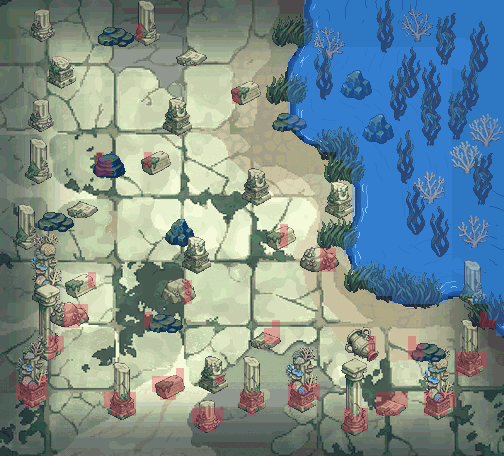

Rendered tile map (Tiled .tmx) drawn with the repository's tilesets; below, a short description and the full map source, tile grids included:
An orthogonal 63x57 tile map with 8x8 px tiles, 1 tile layer (collision_8px), 1 image layer.

<map version="1.10" tiledversion="1.10.2" orientation="orthogonal" renderorder="right-down" width="63" height="57" tilewidth="8" tileheight="8" infinite="0" nextlayerid="4" nextobjectid="1">
 <properties>
  <property name="moteur" value="RogueEssence / PMDO" />
  <property name="case_lecture_px" type="int" value="24" />
  <property name="viewport" value="320x240" />
 </properties>
 <tileset firstgid="1" source="brosse_collision.tsx" />
 <imagelayer id="1" name="fond">
  <image source="fond.png" width="504" height="456" />
 </imagelayer>
 <layer id="2" name="collision_8px" width="63" height="57" opacity="0.55">
  <data encoding="csv">
1,1,1,1,1,1,1,1,1,1,1,1,1,1,1,1,1,1,1,1,1,1,1,1,1,1,1,1,1,1,1,1,1,1,1,1,1,1,3,3,3,3,3,3,3,3,3,3,3,3,3,3,3,3,3,3,3,3,3,3,3,3,3,
1,1,1,1,1,1,1,1,1,1,1,1,1,1,1,1,1,1,1,1,1,1,1,1,1,1,1,1,1,1,1,1,1,1,1,1,1,1,3,3,3,3,3,3,3,3,3,3,3,3,3,3,3,3,3,3,3,3,3,3,3,3,3,
1,1,1,1,1,1,1,1,1,1,1,1,1,1,1,1,1,1,1,1,1,1,1,1,1,1,1,1,1,1,1,1,1,1,1,1,1,1,3,3,3,3,3,3,3,3,3,3,3,3,3,3,3,3,3,3,3,3,3,3,3,3,3,
1,1,1,1,1,1,1,1,1,1,1,1,1,1,1,1,1,2,1,1,1,1,1,1,1,1,1,1,1,1,1,1,1,1,1,1,1,1,3,3,3,3,3,3,3,3,3,3,3,3,3,3,3,3,3,3,3,3,3,3,3,3,3,
1,1,1,1,1,1,1,1,1,1,1,1,1,1,1,1,1,2,1,1,1,1,1,1,1,1,1,1,1,1,1,1,1,1,1,1,1,1,3,3,3,3,3,3,3,3,3,3,3,3,3,3,3,3,3,3,3,3,3,3,3,3,3,
1,1,1,1,1,1,1,1,1,1,1,1,1,1,1,1,1,1,1,1,1,1,1,1,1,1,1,1,1,1,1,1,1,1,1,1,1,1,3,3,3,3,3,3,3,3,3,3,3,3,3,3,3,3,3,3,3,3,3,3,3,3,3,
1,1,1,1,1,1,1,1,1,1,1,1,1,1,1,1,1,1,1,1,1,1,1,1,1,1,1,1,1,1,1,1,1,1,1,1,1,3,3,3,3,3,3,3,3,3,3,3,3,3,3,3,3,3,3,3,3,3,3,3,3,3,3,
1,1,1,1,1,1,1,1,1,1,1,1,1,1,1,1,1,1,1,1,1,1,1,1,1,1,1,1,1,1,1,1,1,1,1,1,3,3,3,3,3,3,3,3,3,3,3,3,3,3,3,3,3,3,3,3,3,3,3,3,3,3,3,
1,1,1,1,1,1,1,1,1,1,1,1,1,1,1,1,1,1,1,1,1,1,1,1,1,1,1,1,1,1,1,1,1,1,1,1,3,3,3,3,3,3,3,3,3,3,3,3,3,3,3,3,3,3,3,3,3,3,3,3,3,3,3,
1,1,1,1,1,1,1,1,1,1,1,1,1,1,1,1,1,1,1,1,1,1,1,1,1,1,1,1,1,1,1,1,1,1,1,1,3,3,3,3,3,3,3,3,3,3,3,3,3,3,3,3,3,3,3,3,3,3,3,3,3,3,3,
1,1,1,1,1,1,1,1,1,1,1,1,1,1,1,1,1,1,1,1,1,1,1,1,1,1,1,1,1,1,1,1,1,1,1,1,3,3,3,3,3,3,3,3,3,3,3,3,3,3,3,3,3,3,3,3,3,3,3,3,3,3,3,
1,1,1,1,1,1,1,1,1,1,1,1,1,1,1,1,1,1,1,1,1,1,1,1,1,1,1,1,1,2,1,1,1,1,1,1,3,3,3,3,3,3,3,3,3,3,3,3,3,3,3,3,3,3,3,3,3,3,3,3,3,3,3,
1,1,1,1,1,1,1,1,1,1,1,1,1,1,1,1,1,1,1,1,1,1,1,1,1,1,1,1,1,2,1,1,1,1,1,1,3,3,3,3,3,3,3,3,3,3,3,3,3,3,3,3,3,3,3,3,3,3,3,3,3,3,3,
1,1,1,1,1,1,1,1,1,1,1,1,1,1,1,1,1,1,1,1,1,1,1,1,1,1,1,1,1,1,1,1,1,1,1,1,3,3,3,3,3,3,3,3,3,3,3,3,3,3,3,3,3,3,3,3,3,3,3,3,3,3,3,
1,1,1,1,1,1,1,1,1,1,1,1,1,1,1,1,1,1,1,1,1,1,1,1,1,1,1,1,1,1,1,1,1,1,1,1,3,3,3,3,3,3,3,3,3,3,3,3,3,3,3,3,3,3,3,3,3,3,3,3,3,3,3,
1,1,1,1,1,1,1,1,1,1,1,1,1,1,1,1,1,1,1,1,1,1,1,1,1,1,1,1,1,1,1,1,1,1,1,1,3,3,3,3,3,3,3,3,3,3,3,3,3,3,3,3,3,3,3,3,3,3,3,3,3,3,3,
1,1,1,1,1,1,1,1,1,1,1,1,1,1,1,1,1,1,1,1,1,1,1,1,1,1,1,1,1,1,1,1,1,1,1,1,1,3,3,3,3,3,3,3,3,3,3,3,3,3,3,3,3,3,3,3,3,3,3,3,3,3,3,
1,1,1,1,1,1,1,1,1,1,1,1,1,1,1,1,1,1,1,1,1,1,1,1,1,1,1,1,1,1,1,1,1,1,1,1,1,1,3,3,3,3,3,3,3,3,3,3,3,3,3,3,3,3,3,3,3,3,3,3,3,3,3,
1,1,1,1,1,1,1,1,1,1,1,1,1,1,1,1,1,1,1,1,1,1,1,1,1,1,1,1,1,1,1,1,1,1,1,1,1,1,1,1,3,3,3,3,3,3,3,3,3,3,3,3,3,3,3,3,3,3,3,3,3,3,3,
1,1,1,1,1,1,1,1,1,1,1,1,2,1,1,1,1,1,2,1,1,1,1,1,1,1,1,1,1,1,1,1,1,1,1,1,1,1,1,1,1,1,3,3,3,3,3,3,3,3,3,3,3,3,3,3,3,3,3,3,3,3,3,
1,1,1,1,1,1,1,1,1,1,1,1,2,2,1,1,1,1,2,1,1,1,1,1,1,1,1,1,1,1,1,1,1,1,1,1,1,1,1,1,1,1,1,3,3,3,3,3,3,3,3,3,3,3,3,3,3,3,3,3,3,3,3,
1,1,1,1,1,1,1,1,1,1,1,1,2,2,1,1,1,1,1,1,1,1,1,1,1,1,1,1,1,1,1,1,1,1,1,1,1,1,1,1,1,1,1,1,3,3,3,3,3,3,3,3,3,3,3,3,3,3,3,3,3,3,3,
1,1,1,1,1,1,1,1,1,1,1,1,1,1,1,1,1,1,1,1,1,1,1,1,1,1,1,1,1,1,1,1,1,1,1,1,1,1,1,1,1,1,1,1,3,3,3,3,3,3,3,3,3,3,3,3,3,3,3,3,3,3,3,
1,1,1,1,1,1,1,1,1,1,1,1,1,1,1,1,1,1,1,1,1,1,1,1,1,1,1,1,1,1,1,1,1,1,1,1,1,1,1,1,1,1,1,1,3,3,3,3,3,3,3,3,3,3,3,3,3,3,3,3,3,3,3,
1,1,1,1,1,1,1,1,1,1,1,1,1,1,1,1,1,1,1,1,1,1,1,1,1,1,1,1,1,1,1,1,1,1,1,1,1,1,1,1,1,1,1,1,3,3,3,3,3,3,3,3,3,3,3,3,3,3,3,3,3,3,3,
1,1,1,1,1,1,1,1,1,1,1,1,1,1,1,1,1,1,1,1,1,1,1,1,1,1,1,1,1,1,1,1,1,1,1,1,1,1,1,1,1,1,1,1,3,3,3,3,3,3,3,3,3,3,3,3,3,3,3,3,3,3,3,
1,1,1,1,1,1,1,1,1,1,1,1,1,1,1,1,1,1,1,1,1,1,1,1,1,1,1,1,1,1,1,1,1,1,1,1,1,1,1,1,1,1,1,1,3,3,3,3,3,3,3,3,3,3,3,3,3,3,3,3,3,3,3,
1,1,1,1,1,1,1,1,1,1,1,1,1,1,1,1,1,1,1,1,1,1,1,1,1,1,1,1,1,1,1,1,1,1,1,1,1,1,1,1,1,1,1,1,3,3,3,3,3,3,3,3,3,3,3,3,3,3,3,3,3,3,3,
1,1,1,1,1,1,1,1,1,1,1,1,1,1,1,1,1,1,1,1,1,1,1,1,1,1,1,1,1,1,1,1,1,1,1,2,1,1,1,1,1,1,1,1,3,3,3,3,3,3,3,3,3,3,3,3,3,3,3,3,3,3,3,
1,1,1,1,1,1,1,1,1,1,1,1,1,1,1,1,1,1,1,1,1,1,1,1,1,1,1,1,1,1,1,1,1,1,1,2,1,1,1,1,1,1,1,3,3,3,3,3,3,3,3,3,3,3,3,3,3,3,3,3,3,3,3,
1,1,1,1,1,1,1,1,1,1,1,1,1,1,1,1,1,1,1,1,1,1,1,1,1,1,1,1,1,1,1,1,1,1,1,2,1,1,1,1,1,1,1,3,3,3,3,3,3,3,3,3,3,3,3,3,3,3,3,3,3,3,3,
1,1,1,1,1,1,1,1,1,1,1,1,1,1,1,1,1,1,1,1,1,1,1,1,1,1,1,1,1,1,1,1,1,1,1,1,1,1,1,1,2,2,1,3,3,3,3,3,3,3,3,3,3,3,3,3,3,3,3,3,3,3,3,
1,1,1,1,1,1,1,1,1,1,1,1,1,1,1,1,1,1,1,1,1,1,1,1,1,1,1,1,1,1,1,1,1,1,1,1,1,1,1,1,2,2,1,1,3,3,3,3,3,3,3,3,3,3,3,3,3,3,3,3,3,3,3,
1,1,1,1,1,1,1,1,1,1,1,1,1,1,1,1,1,1,1,1,1,1,1,1,1,1,1,1,1,1,1,1,1,1,1,1,1,1,1,1,2,2,1,1,3,3,3,3,3,3,3,3,3,3,3,3,3,3,3,3,3,3,3,
1,1,1,1,1,1,1,1,1,1,1,2,1,1,1,1,1,1,1,1,1,1,1,1,1,1,1,1,1,1,1,1,1,1,1,1,1,1,1,1,1,1,1,1,1,3,3,3,3,3,3,3,3,3,3,3,3,3,3,3,3,3,3,
1,1,1,1,1,1,1,1,1,1,1,2,1,1,1,1,1,1,1,1,1,1,1,2,1,1,1,1,1,1,1,1,1,1,1,1,1,1,1,1,1,1,1,1,1,1,3,3,3,3,3,3,3,3,3,3,3,3,3,3,3,3,3,
1,1,1,1,1,1,1,1,1,1,1,1,1,1,1,1,1,1,1,1,1,1,1,2,1,1,1,1,1,1,1,1,1,1,1,1,1,1,1,1,1,1,1,1,1,1,1,3,3,3,3,3,3,3,3,3,3,3,3,3,3,3,3,
1,1,1,1,1,1,1,1,1,1,1,1,1,1,1,1,1,1,1,1,1,1,1,2,1,1,1,1,1,1,1,1,1,1,1,1,1,1,1,1,1,1,1,1,1,1,1,1,1,3,3,3,3,3,3,3,1,1,1,3,3,3,3,
1,1,1,1,1,1,1,1,2,2,2,1,1,1,1,1,1,1,1,1,1,1,1,1,1,1,1,1,1,1,1,1,1,1,1,1,1,1,1,1,1,1,1,1,1,1,1,1,1,1,1,1,1,1,1,1,1,1,1,1,1,3,3,
1,1,1,1,1,1,1,1,2,2,2,1,1,1,1,1,1,1,2,1,1,1,1,1,1,1,1,1,1,1,1,1,1,1,1,1,1,1,1,1,1,1,1,1,1,1,1,1,1,1,1,1,1,1,1,1,1,1,1,1,2,3,3,
1,1,1,1,1,1,1,1,2,2,1,1,1,1,1,1,1,1,2,1,1,1,1,1,1,1,1,1,1,1,1,1,1,1,2,1,1,1,1,1,1,1,1,1,1,1,1,1,1,1,1,1,1,1,1,1,1,1,1,1,2,2,3,
1,1,1,1,1,1,1,1,1,1,1,1,1,1,1,1,1,1,1,1,1,1,1,1,1,1,1,1,1,1,1,1,1,2,2,1,1,1,1,1,1,1,1,1,1,1,1,1,1,1,1,1,1,1,1,1,1,1,1,1,1,1,3,
1,1,1,1,1,1,2,2,1,1,1,1,1,1,1,1,1,1,1,1,1,1,1,1,1,1,1,1,1,1,1,1,1,2,2,1,1,1,1,1,1,1,1,1,1,1,2,1,1,1,1,2,1,1,1,1,1,1,1,1,1,1,1,
1,1,1,1,1,1,2,2,1,1,1,1,1,1,1,1,1,1,1,1,1,1,1,1,1,1,1,1,1,1,1,1,1,1,1,1,1,1,1,1,1,1,1,1,1,1,2,1,1,1,1,2,2,1,1,1,1,1,1,1,1,1,1,
1,1,1,1,1,1,2,1,1,1,1,1,1,1,1,1,1,1,1,1,1,1,1,1,1,1,1,1,1,1,1,1,1,1,1,1,1,1,1,1,1,1,1,1,1,1,2,1,1,1,1,2,2,1,1,1,1,2,2,2,2,1,1,
1,1,1,1,1,1,1,1,1,1,1,1,1,1,1,1,1,1,1,1,1,1,1,1,1,1,1,1,1,1,1,1,1,1,1,1,1,1,1,1,1,1,1,1,1,1,1,1,1,1,1,1,1,1,1,1,1,2,2,2,2,1,1,
1,1,1,1,1,1,1,1,1,1,1,1,1,1,1,1,1,1,1,1,1,1,2,1,1,1,1,1,1,1,1,1,1,1,1,1,1,1,1,1,1,1,1,1,1,1,1,1,1,1,1,1,1,1,1,1,1,2,2,2,1,1,1,
1,1,1,1,1,2,1,1,1,1,1,1,1,1,1,1,1,1,1,2,2,2,2,1,1,1,1,2,1,1,1,1,1,1,1,1,1,1,1,1,1,1,1,1,1,1,1,1,1,1,1,1,1,1,1,1,1,1,1,1,1,1,1,
1,1,2,2,2,2,1,1,1,1,1,1,1,1,1,1,1,1,1,2,2,2,2,1,1,1,1,1,1,1,1,1,1,1,1,1,2,1,2,2,1,1,1,1,1,1,1,1,1,1,1,1,1,1,1,1,1,1,1,1,1,1,1,
1,1,2,2,2,2,1,1,1,1,1,1,1,2,2,1,2,1,1,1,2,2,1,1,1,1,1,1,1,1,2,2,2,1,1,1,2,2,2,2,1,1,1,1,1,1,1,2,2,2,2,1,1,2,1,2,2,1,1,1,1,1,1,
1,1,1,2,2,1,1,1,1,1,1,1,1,2,2,2,2,1,1,1,1,1,1,1,1,1,1,1,1,1,2,2,2,1,1,1,2,2,2,1,1,1,1,1,1,1,1,2,2,2,2,1,1,2,2,2,2,1,1,1,1,1,1,
1,1,1,1,1,1,1,1,1,1,1,1,1,1,2,2,2,1,1,1,1,1,1,1,2,2,2,2,1,1,1,2,1,1,1,1,1,1,1,1,1,1,1,2,1,2,1,2,2,2,1,1,1,2,2,2,1,1,1,1,1,1,1,
1,1,1,1,1,1,1,1,1,1,1,1,1,1,1,1,1,1,1,1,1,1,1,1,2,2,2,2,1,1,1,1,1,1,1,1,1,1,1,1,1,1,1,2,2,2,1,1,1,1,1,1,1,1,1,1,1,1,1,1,1,1,1,
1,1,1,1,1,1,1,1,1,1,1,1,1,1,1,1,1,1,1,1,1,1,1,1,1,2,2,1,1,1,1,1,1,1,1,1,1,1,1,1,1,1,1,2,2,2,1,1,1,1,1,1,1,1,1,1,1,1,1,1,1,1,1,
1,1,1,1,1,1,1,1,1,1,1,1,1,1,1,1,1,1,1,1,1,1,1,1,1,1,1,1,1,1,1,1,1,1,1,1,1,1,1,1,1,1,1,1,1,1,1,1,1,1,1,1,1,1,1,1,1,1,1,1,1,1,1,
1,1,1,1,1,1,1,1,1,1,1,1,1,1,1,1,1,1,1,1,1,1,1,1,1,1,1,1,1,1,1,1,1,1,1,1,1,1,1,1,1,1,1,1,1,1,1,1,1,1,1,1,1,1,1,1,1,1,1,1,1,1,1,
1,1,1,1,1,1,1,1,1,1,1,1,1,1,1,1,1,1,1,1,1,1,1,1,1,1,1,1,1,1,1,1,1,1,1,1,1,1,1,1,1,1,1,1,1,1,1,1,1,1,1,1,1,1,1,1,1,1,1,1,1,1,1
  </data>
 </layer>
</map>
